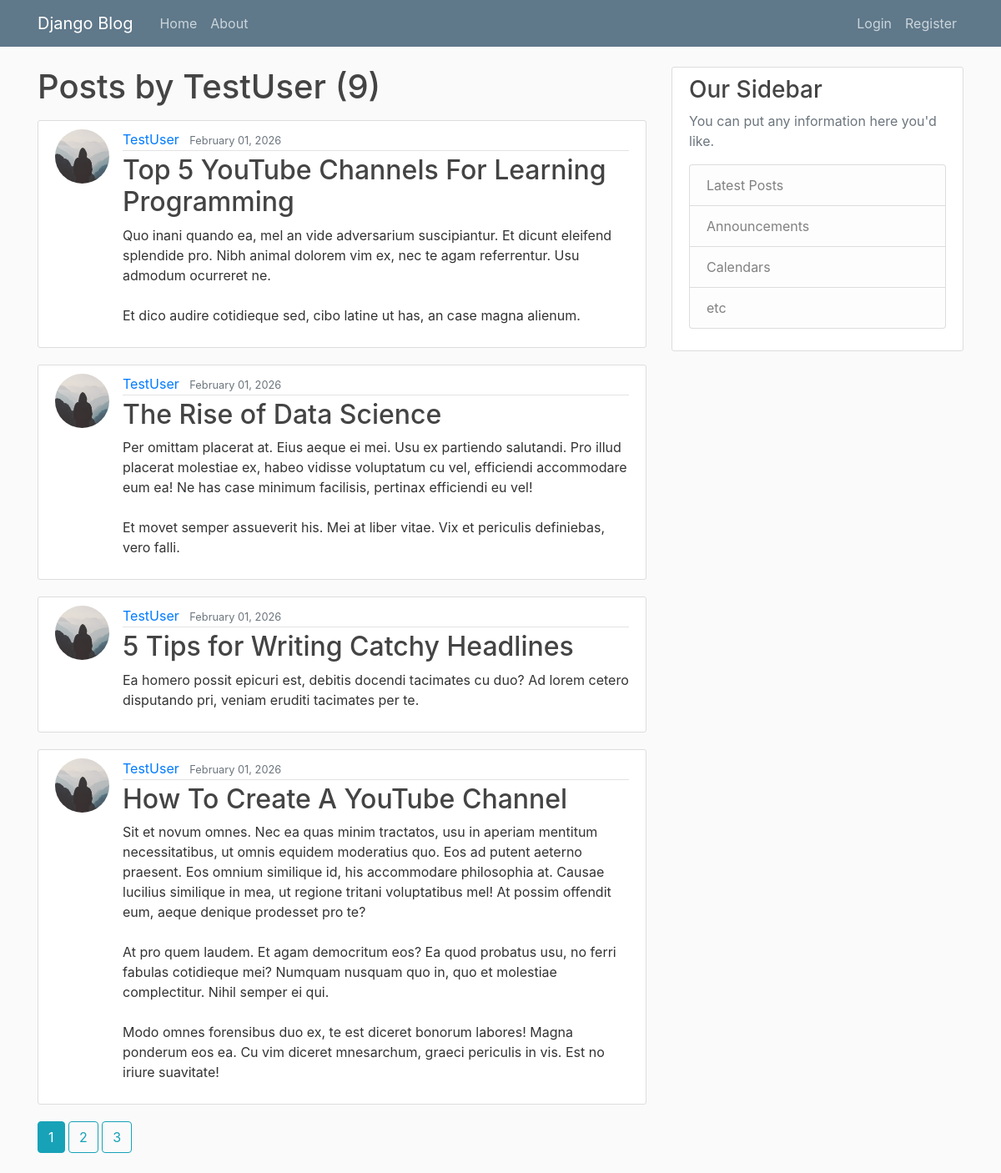
Page /user/TestUser/ on the committed database.
### blog/models.py (models this page shows, shortened)
class Post(models.Model):
    title = models.CharField(max_length=100)
    content = models.TextField()
    date_posted = models.DateTimeField(default = timezone.now)
    author = models.ForeignKey(User, on_delete=models.CASCADE)

### users/models.py (models this page shows, shortened)
class Profile(models.Model):
    user = models.OneToOneField(User, on_delete=models.CASCADE)
    image = models.ImageField(default='default.jpg',upload_to='profile_pics')

### blog/views.py (the view)
# urls.py: path('user/<str:username>/', UserPostListView.as_view() , name='user-posts'),
class UserPostListView(ListView):
    model = Post
    template_name = 'blog/user_posts.html'
    context_object_name = 'posts'
    paginate_by = 4
    def get_queryset(self):
        user = get_object_or_404(User,username=self.kwargs.get('username'))
        return Post.objects.filter(author=user).order_by('-date_posted')

### blog/templates/blog/user_posts.html (shortened to what this page needs)
{% extends "blog/base.html" %}
{% block content %}
    <h1 class="mb-3">
    {% if view.kwargs.username %}
        Posts by {{ view.kwargs.username }}
    {% else %}
        All Posts
    {% endif %}
    ({{ page_obj.paginator.count }})
    </h1>
{% for post in posts %}
<article class="media content-section">
    <img class="rounded-circle article-img "src="{{ post.author.profile.image.url }}">
    <div class="media-body">
        <div class="article-metadata">
            <a class="mr-2" href="{% url 'user-posts' post.author.username %}">{{ post.author }}</a>
            <small class="text-muted">{{ post.date_posted|date:"F d, Y" }}</small>
        </div>
        <h2><a class="article-title" href=" {% url 'post-detail' post.id %}  ">{{ post.title }}</a></h2>
        <p class="article-content">{{ post.content }}</p>
    </div>
</article>
{% endfor %}
{% if is_paginated %}
    {% for num in page_obj.paginator.page_range %}
        {% if page_obj.number == num %}
            <a class="btn btn-info mb-4" href="?page={{num}}">{{num}}</a>
        {% elif num > page_obj.number|add:'-3' and num < page_obj.number|add:'3' %}
            <a class="btn btn-outline-info mb-4" href="?page={{num}}">{{num}}</a>
        {% endif %}
    {% endfor %}
{% endif %}
{% endblock content %}

### blog/static/blog/main.css (style rules this page uses)
body { background: #fafafa; color: #333333; margin-top: 5rem; }
h1, h2, h3, h4, h5, h6 { color: #444444; }
.content-section { background: #ffffff; padding: 10px 20px; border: 1px solid #dddddd; border-radius: 3px; margin-bottom: 20px; }
.article-title { color: #444444; }
.article-content { white-space: pre-line; }
.article-img { height: 65px; width: 65px; margin-right: 16px; }
.article-metadata { padding-bottom: 1px; margin-bottom: 4px; border-bottom: 1px solid #e3e3e3 }

### rows in the picture
Post: author.profile.image (placeholder picture), author "TestUser", date_posted "February 01, 2026", title "Top 5 YouTube Channels For Learning Programming", content "Quo inani quando ea, mel an vide adversarium suscipiantur. Et dicunt eleifend splendide pro. Nibh animal dolorem vim ex, nec te agam referrentur. Usu admodum ocurreret ne. Et dico audire cotidieque sed, cibo latine ut has, an case magna alienum."
Post: author.profile.image (placeholder picture), author "TestUser", date_posted "February 01, 2026", title "The Rise of Data Science", content "Per omittam placerat at. Eius aeque ei mei. Usu ex partiendo salutandi. Pro illud placerat molestiae ex, habeo vidisse voluptatum cu vel, efficiendi accommodare eum ea! Ne has case minimum facilisis, pertinax efficiendi eu vel! Et movet semper assueverit his. Mei at liber vitae. Vix et periculis definiebas, vero falli."
Post: author.profile.image (placeholder picture), author "TestUser", date_posted "February 01, 2026", title "5 Tips for Writing Catchy Headlines", content "Ea homero possit epicuri est, debitis docendi tacimates cu duo? Ad lorem cetero disputando pri, veniam eruditi tacimates per te."
Post: author.profile.image (placeholder picture), author "TestUser", date_posted "February 01, 2026", title "How To Create A YouTube Channel", content "Sit et novum omnes. Nec ea quas minim tractatos, usu in aperiam mentitum necessitatibus, ut omnis equidem moderatius quo. Eos ad putent aeterno praesent. Eos omnium similique id, his accommodare philosophia at. Causae lucilius similique in mea, ut regione tritani voluptatibus mel! At possim offendit eum, aeque denique prodesset pro te? At pro quem laudem. Et agam democritum eos? Ea quod probatus usu, no ferri fabulas cotidieque mei? Numquam nusquam quo in, quo et molestiae complectitur. Nihil semper ei qui. Modo omnes forensibus duo ex, te est diceret bonorum labores! Magna ponderum eos ea. Cu vim diceret mnesarchum, graeci periculis in vis. Est no iriure suavitate!"

### other values in the picture
{{ view.kwargs.username }} "TestUser"
{{ page_obj.paginator.count }} "9"
{{ num }} "1"
{{ num }} "2" "3"
